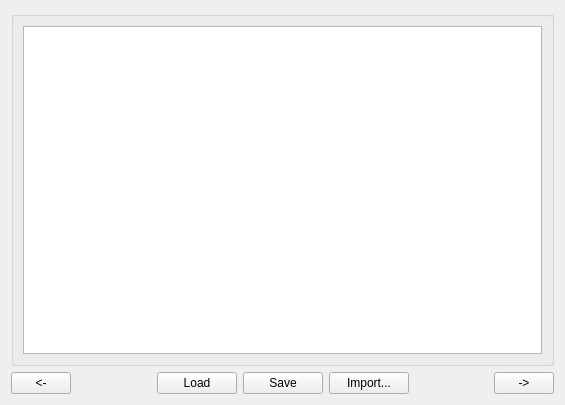
<?xml version="1.0" encoding="UTF-8"?>
<ui version="4.0">
 <class>Estimation_Tab2_HarvestTab</class>
 <widget class="QWidget" name="Estimation_Tab2_HarvestTab">
  <property name="geometry">
   <rect>
    <x>0</x>
    <y>0</y>
    <width>565</width>
    <height>405</height>
   </rect>
  </property>
  <property name="windowTitle">
   <string>Form</string>
  </property>
  <layout class="QVBoxLayout" name="verticalLayout">
   <item>
    <widget class="QGroupBox" name="Estimation_Tab2_CatchGB">
     <property name="font">
      <font>
       <weight>75</weight>
       <bold>true</bold>
      </font>
     </property>
     <property name="title">
      <string/>
     </property>
     <layout class="QVBoxLayout" name="verticalLayout_6">
      <item>
       <widget class="QTableView" name="Estimation_Tab2_CatchTV">
        <property name="font">
         <font>
          <weight>50</weight>
          <bold>false</bold>
         </font>
        </property>
        <property name="toolTip">
         <string/>
        </property>
        <property name="statusTip">
         <string/>
        </property>
       </widget>
      </item>
     </layout>
    </widget>
   </item>
   <item>
    <layout class="QHBoxLayout" name="horizontalLayout_88">
     <item>
      <widget class="QPushButton" name="Estimation_Tab2_PrevPB">
       <property name="sizePolicy">
        <sizepolicy hsizetype="Fixed" vsizetype="Fixed">
         <horstretch>0</horstretch>
         <verstretch>0</verstretch>
        </sizepolicy>
       </property>
       <property name="minimumSize">
        <size>
         <width>60</width>
         <height>0</height>
        </size>
       </property>
       <property name="maximumSize">
        <size>
         <width>60</width>
         <height>16777215</height>
        </size>
       </property>
       <property name="toolTip">
        <string>Go to the previous page</string>
       </property>
       <property name="statusTip">
        <string>Go to the previous page</string>
       </property>
       <property name="text">
        <string>&lt;-</string>
       </property>
      </widget>
     </item>
     <item>
      <spacer name="horizontalSpacer_100">
       <property name="orientation">
        <enum>Qt::Horizontal</enum>
       </property>
       <property name="sizeHint" stdset="0">
        <size>
         <width>40</width>
         <height>20</height>
        </size>
       </property>
      </spacer>
     </item>
     <item>
      <widget class="QPushButton" name="Estimation_Tab2_LoadPB">
       <property name="enabled">
        <bool>true</bool>
       </property>
       <property name="toolTip">
        <string>Load table data</string>
       </property>
       <property name="statusTip">
        <string>Load table data</string>
       </property>
       <property name="text">
        <string>Load</string>
       </property>
      </widget>
     </item>
     <item>
      <widget class="QPushButton" name="Estimation_Tab2_SavePB">
       <property name="enabled">
        <bool>true</bool>
       </property>
       <property name="toolTip">
        <string>Save above table data</string>
       </property>
       <property name="statusTip">
        <string>Save above table data</string>
       </property>
       <property name="whatsThis">
        <string>&lt;html&gt;&lt;head/&gt;&lt;body&gt;&lt;p align=&quot;center&quot;&gt;&lt;span style=&quot; font-weight:600;&quot;&gt;Save&lt;/span&gt;&lt;/p&gt;&lt;p&gt;This saves the above data to the appropriate database table(s). In addition, it also saves the data to a .csv file for easy transfer between applications.&lt;/p&gt;&lt;/body&gt;&lt;/html&gt;</string>
       </property>
       <property name="text">
        <string>Save</string>
       </property>
      </widget>
     </item>
     <item>
      <widget class="QPushButton" name="Estimation_Tab2_ImportPB">
       <property name="toolTip">
        <string>Import data from a CSV file</string>
       </property>
       <property name="statusTip">
        <string>Import data from a CSV file</string>
       </property>
       <property name="whatsThis">
        <string>&lt;html&gt;&lt;head/&gt;&lt;body&gt;&lt;p align=&quot;center&quot;&gt;&lt;span style=&quot; font-weight:600;&quot;&gt;Import&lt;/span&gt;&lt;/p&gt;&lt;p&gt;This feature allows the user to import data from a .csv file into the above table(s). The user must then explicitly save the data if they want it saved to the database.&lt;/p&gt;&lt;/body&gt;&lt;/html&gt;</string>
       </property>
       <property name="text">
        <string>Import...</string>
       </property>
      </widget>
     </item>
     <item>
      <spacer name="verticalSpacer_46">
       <property name="orientation">
        <enum>Qt::Horizontal</enum>
       </property>
       <property name="sizeType">
        <enum>QSizePolicy::Expanding</enum>
       </property>
       <property name="sizeHint" stdset="0">
        <size>
         <width>48</width>
         <height>20</height>
        </size>
       </property>
      </spacer>
     </item>
     <item>
      <widget class="QPushButton" name="Estimation_Tab2_NextPB">
       <property name="enabled">
        <bool>true</bool>
       </property>
       <property name="sizePolicy">
        <sizepolicy hsizetype="Fixed" vsizetype="Fixed">
         <horstretch>0</horstretch>
         <verstretch>0</verstretch>
        </sizepolicy>
       </property>
       <property name="minimumSize">
        <size>
         <width>60</width>
         <height>0</height>
        </size>
       </property>
       <property name="maximumSize">
        <size>
         <width>60</width>
         <height>16777215</height>
        </size>
       </property>
       <property name="toolTip">
        <string>Go to the next tab page</string>
       </property>
       <property name="statusTip">
        <string>Go to the next tab page</string>
       </property>
       <property name="text">
        <string>-&gt;</string>
       </property>
      </widget>
     </item>
    </layout>
   </item>
  </layout>
 </widget>
 <resources/>
 <connections/>
</ui>
